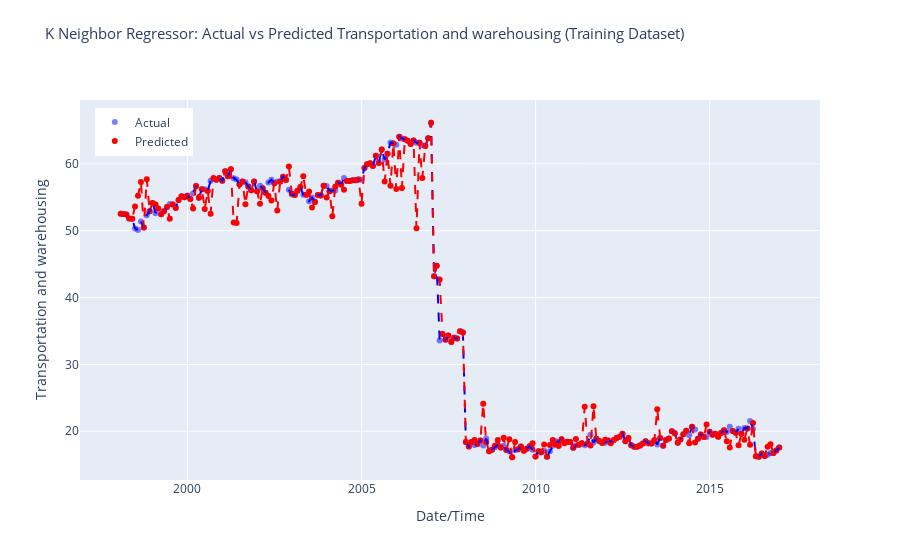

Here is the notebook cell this chart was saved with:
### Code cell
# Sort predictions DataFrame by index
predictions.sort_index(inplace=True)

# Create Plotly figure
fig = make_subplots(rows=1, cols=1, shared_xaxes=True, shared_yaxes=True)

# Add scatter plot for actual values
fig.add_trace(go.Scatter(x=predictions.index, y=predictions['Transportation and warehousing'],
                         mode='markers', marker=dict(color='blue', opacity=0.5),
                         name='Actual'), row=1, col=1)

# Add scatter plot for predicted values
fig.add_trace(go.Scatter(x=predictions.index, y=predictions['prediction_label'],
                         mode='markers', marker=dict(color='red'),
                         name='Predicted'), row=1, col=1)

# Add lines for sorted actual values
fig.add_trace(go.Scatter(x=predictions.index, y=predictions['Transportation and warehousing'].sort_index(),
                         mode='lines', line=dict(color='blue', dash='dash'),
                         showlegend=False), row=1, col=1)

# Add lines for sorted predicted values
fig.add_trace(go.Scatter(x=predictions.index, y=predictions['prediction_label'].sort_index(),
                         mode='lines', line=dict(color='red', dash='dash'),
                         showlegend=False), row=1, col=1)

fig.update_layout(title_text='K Neighbor Regressor: Actual vs Predicted Transportation and warehousing (Training Dataset)',
                  title_font_size=15, title_y=0.95,  # Adjusted title_y value
                  xaxis_title='Date/Time', yaxis_title='Transportation and warehousing',
                  legend=dict(x=0.02, y=0.98),
                  grid=dict(rows=1, columns=1, ygap=0.2))

# Show interactive plot
fig.show()

### Figure 1 — Plotly figure (JSON) as saved in the notebook; plotly's stock layout.template omitted (floating-point values rounded to 4 significant figures; data arrays with more than 128 entries replaced by an {"elided": "..."} marker saying what was removed)
{"data": [{"marker": {"color": "blue", "opacity": 0.5}, "mode": "markers", "name": "Actual", "type": "scatter", "x": {"elided": "228 str values"}, "xaxis": "x", "y": {"elided": "228 float values"}, "yaxis": "y"}, {"marker": {"color": "red"}, "mode": "markers", "name": "Predicted", "type": "scatter", "x": {"elided": "228 str values"}, "xaxis": "x", "y": {"elided": "228 float values"}, "yaxis": "y"}, {"line": {"color": "blue", "dash": "dash"}, "mode": "lines", "showlegend": false, "type": "scatter", "x": {"elided": "228 str values"}, "xaxis": "x", "y": {"elided": "228 float values"}, "yaxis": "y"}, {"line": {"color": "red", "dash": "dash"}, "mode": "lines", "showlegend": false, "type": "scatter", "x": {"elided": "228 str values"}, "xaxis": "x", "y": {"elided": "228 float values"}, "yaxis": "y"}], "layout": {"grid": {"columns": 1, "rows": 1, "ygap": 0.2}, "legend": {"x": 0.02, "y": 0.98}, "title": {"font": {"size": 15}, "text": "K Neighbor Regressor: Actual vs Predicted Transportation and warehousing (Training Dataset)", "y": 0.95}, "xaxis": {"anchor": "y", "domain": [0, 1], "title": {"text": "Date/Time"}}, "yaxis": {"anchor": "x", "domain": [0, 1], "title": {"text": "Transportation and warehousing"}}}}
